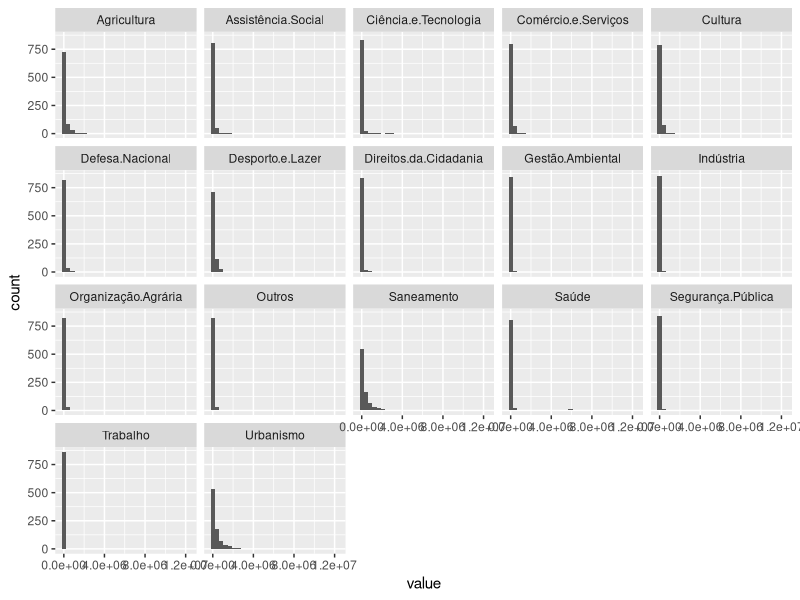
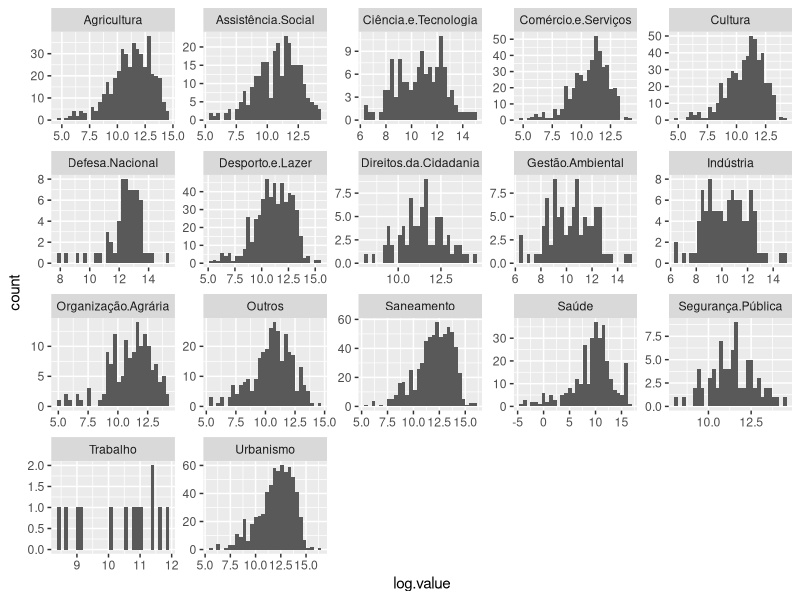
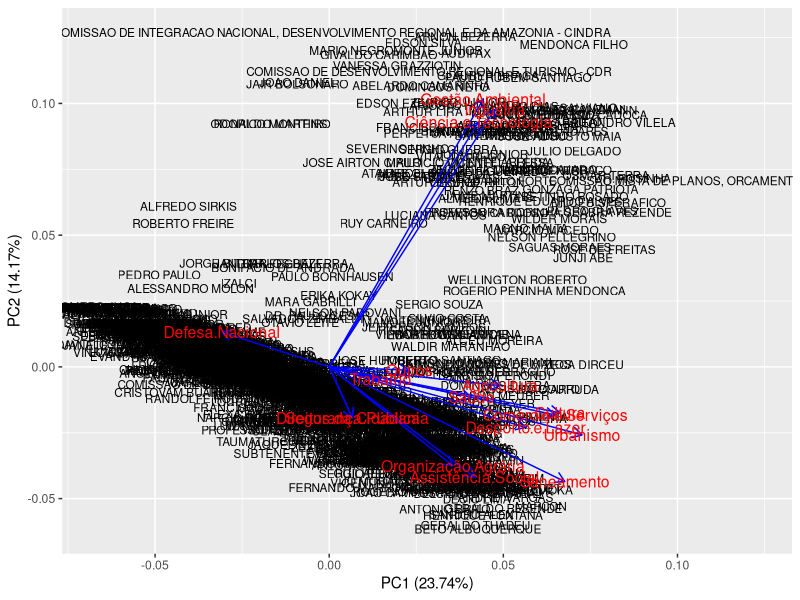
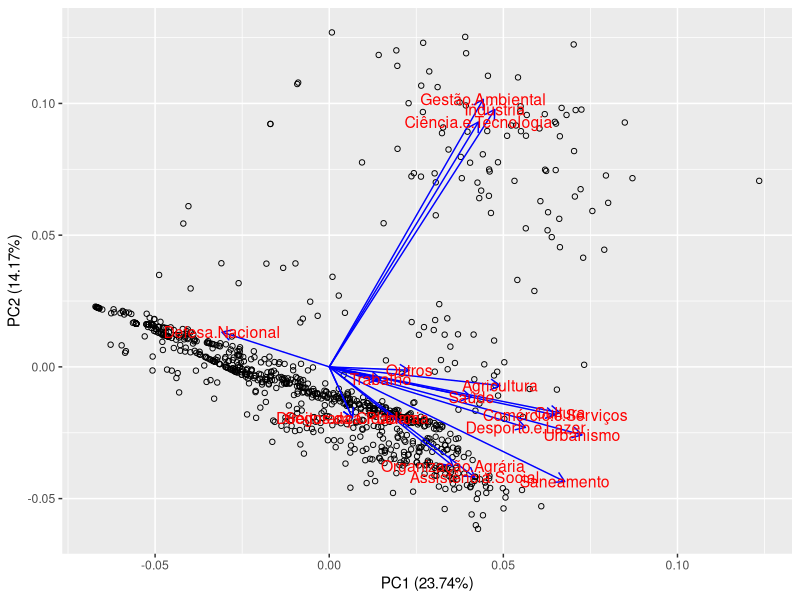
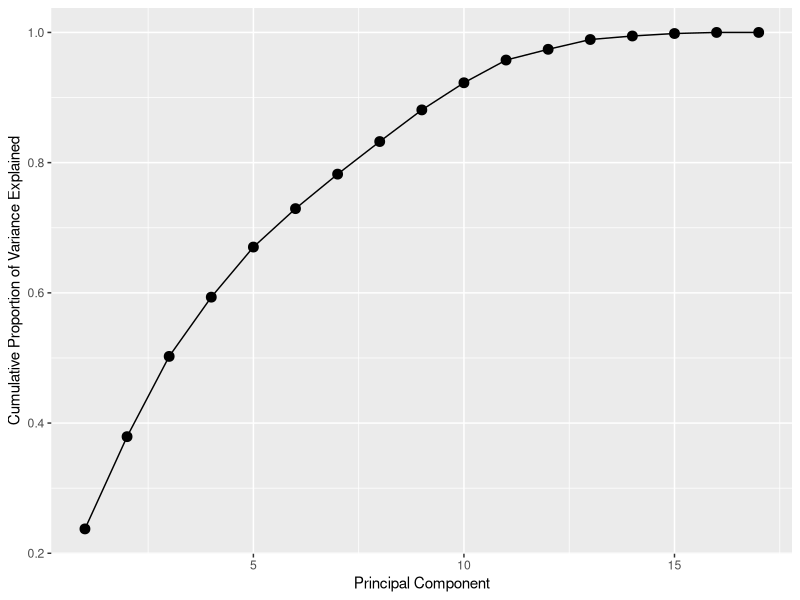
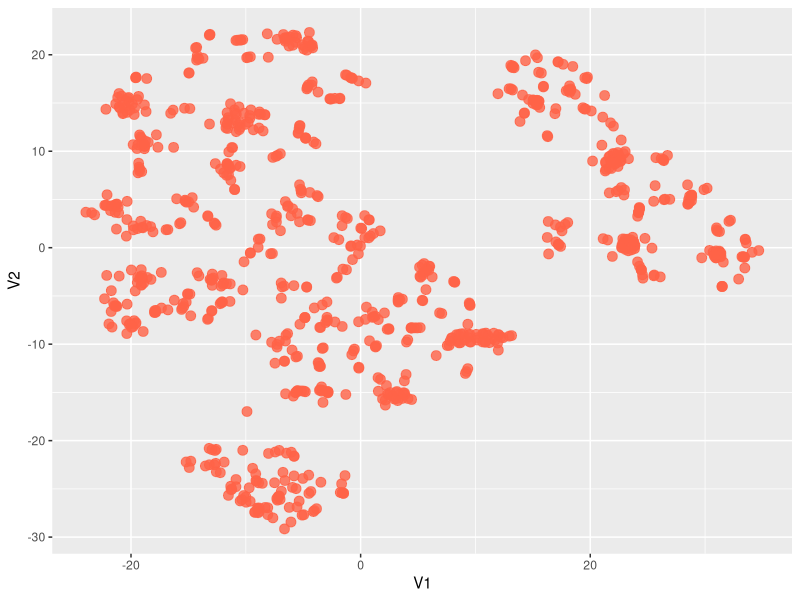
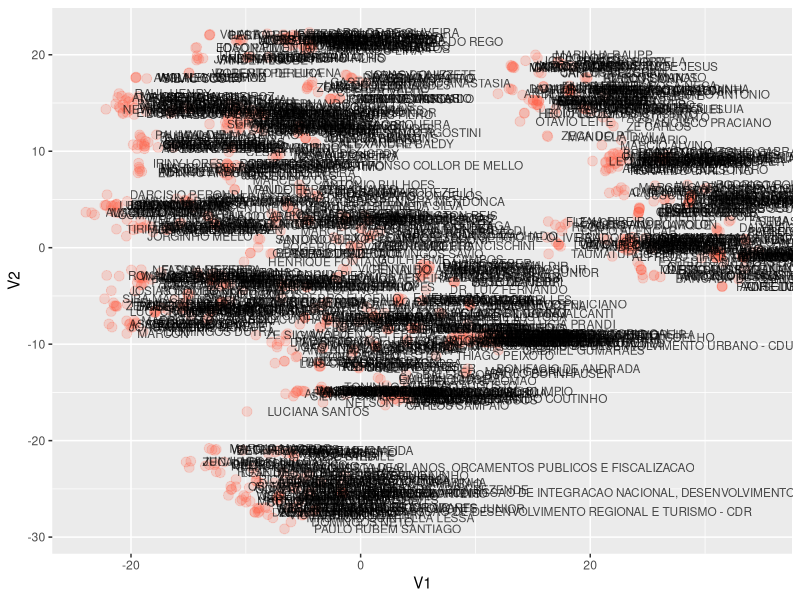
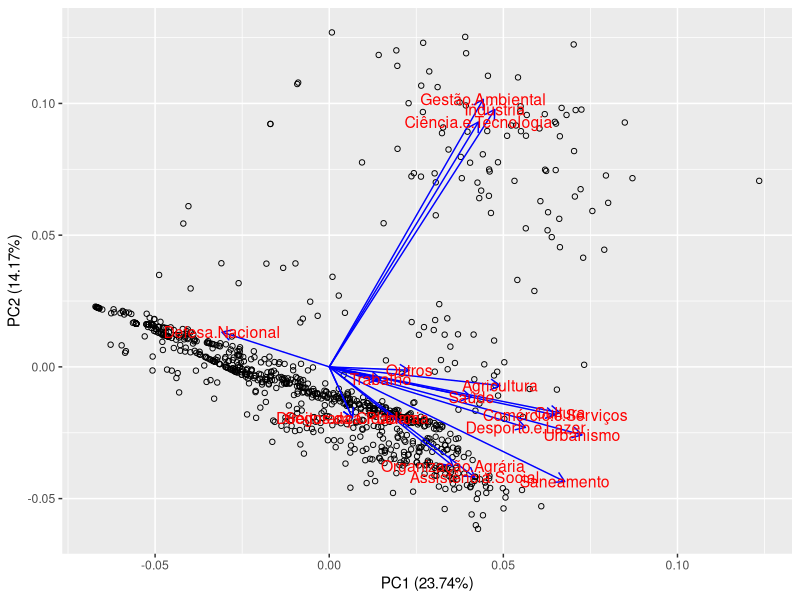

Source code (R) for these figures, in order:
## ---- chunk 1
library(dplyr)
library(corrplot)
library(ggplot2)
library(reshape2)
library(Rtsne)
library(ggfortify)
set.seed(123456)
## ---- chunk 2
emendas.areas.parlamentar <- read.csv("emendas_area_parlamentar.csv")
## ---- chunk 3
emendas.areas.parlamentar %>% head()
## ---- chunk 4
melted.emendas.areas.parlamentar <- melt(emendas.areas.parlamentar, id=c("NOME_PARLAMENTAR")) 

ggplot(melted.emendas.areas.parlamentar, aes(value)) +
  geom_histogram() +
  facet_wrap(~variable)
## ---- chunk 5
melted.emendas.areas.parlamentar <- melted.emendas.areas.parlamentar %>%
  mutate(
    log.value = log(value)
  )

ggplot(melted.emendas.areas.parlamentar, aes(log.value)) +
  geom_histogram() +
  facet_wrap(~variable, scales = "free")
## ---- chunk 6
melted.emendas.areas.parlamentar <- melted.emendas.areas.parlamentar %>%
  mutate(
    non.infinite.log.value = ifelse(is.infinite(log.value), 0, log.value)
  )

emendas.area.2 <- dcast(select(melted.emendas.areas.parlamentar, -value, -log.value), NOME_PARLAMENTAR ~ variable)

emendas.area.2 <- emendas.area.2 %>%
  filter(!is.na(NOME_PARLAMENTAR))

row.names(emendas.area.2) <- as.character(emendas.area.2$NOME_PARLAMENTAR)
## ---- chunk 7
principal.components <- prcomp(select(emendas.area.2, -NOME_PARLAMENTAR), scale = TRUE)

autoplot(principal.components, label = TRUE, label.size = 3, shape = FALSE, 
         loadings = TRUE, loadings.colour = 'blue',
         loadings.label = TRUE, loadings.label.size = 4)
## ---- chunk 8
autoplot(principal.components, shape = TRUE, 
         loadings = TRUE, loadings.colour = 'blue',
         loadings.label = TRUE, loadings.label.size = 4)
## ---- chunk 9
plot_pve <- function(prout){
  pr.var <- prout$sdev ** 2
  pve <- pr.var / sum(pr.var)
  df = data.frame(x = 1:NROW(pve), y = cumsum(pve))
  ggplot(df, aes(x = x, y = y)) + 
    geom_point(size = 3) + 
    geom_line() + 
    labs(x='Principal Component', y = 'Cumulative Proportion of Variance Explained')
}

plot_pve(principal.components)
## ---- chunk 10
tsne.dim = Rtsne(select(emendas.area.2, -NOME_PARLAMENTAR), 
                 verbose = TRUE, 
                 check_duplicates = FALSE,
                 scale = TRUE)


df = as.data.frame(tsne.dim$Y)
df$NOME_PARLAMENTAR = emendas.area.2$NOME_PARLAMENTAR

ggplot(df, aes(x = V1, y = V2, label = NOME_PARLAMENTAR)) + 
  geom_point(alpha = 0.8, size = 3, color = "tomato") 

ggplot(df, aes(x = V1, y = V2, label = NOME_PARLAMENTAR)) + 
  geom_point(alpha = 0.2, size = 3, color = "tomato") + 
  geom_text(alpha = .7, size = 3, hjust = -.2)
## ---- chunk 11
autoplot(principal.components, shape = TRUE, 
         loadings = TRUE, loadings.colour = 'blue',
         loadings.label = TRUE, loadings.label.size = 4)
